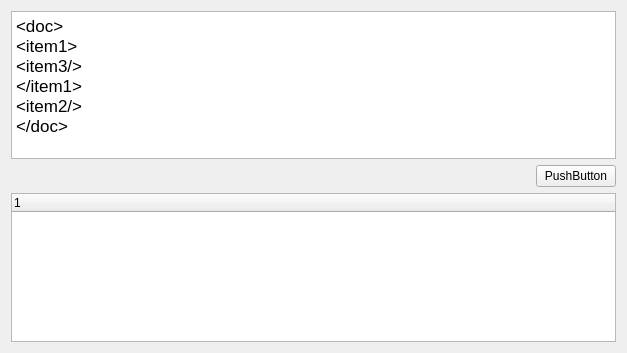
<?xml version="1.0" encoding="UTF-8"?>
<ui version="4.0">
 <class>MainWidget</class>
 <widget class="QWidget" name="MainWidget">
  <property name="geometry">
   <rect>
    <x>0</x>
    <y>0</y>
    <width>627</width>
    <height>353</height>
   </rect>
  </property>
  <property name="windowTitle">
   <string>MainWidget</string>
  </property>
  <layout class="QVBoxLayout" name="verticalLayout">
   <item>
    <widget class="QTextBrowser" name="textBrowser">
     <property name="readOnly">
      <bool>false</bool>
     </property>
     <property name="html">
      <string>&lt;!DOCTYPE HTML PUBLIC &quot;-//W3C//DTD HTML 4.0//EN&quot; &quot;http://www.w3.org/TR/REC-html40/strict.dtd&quot;&gt;
&lt;html&gt;&lt;head&gt;&lt;meta name=&quot;qrichtext&quot; content=&quot;1&quot; /&gt;&lt;style type=&quot;text/css&quot;&gt;
p, li { white-space: pre-wrap; }
&lt;/style&gt;&lt;/head&gt;&lt;body style=&quot; font-family:'.SF NS Text'; font-size:13pt; font-weight:400; font-style:normal;&quot;&gt;
&lt;p style=&quot; margin-top:0px; margin-bottom:0px; margin-left:0px; margin-right:0px; -qt-block-indent:0; text-indent:0px;&quot;&gt;&amp;lt;doc&amp;gt;&lt;/p&gt;
&lt;p style=&quot; margin-top:0px; margin-bottom:0px; margin-left:0px; margin-right:0px; -qt-block-indent:0; text-indent:0px;&quot;&gt;&amp;lt;item1&amp;gt;&lt;/p&gt;
&lt;p style=&quot; margin-top:0px; margin-bottom:0px; margin-left:0px; margin-right:0px; -qt-block-indent:0; text-indent:0px;&quot;&gt;&amp;lt;item3/&amp;gt;&lt;/p&gt;
&lt;p style=&quot; margin-top:0px; margin-bottom:0px; margin-left:0px; margin-right:0px; -qt-block-indent:0; text-indent:0px;&quot;&gt;&amp;lt;/item1&amp;gt;&lt;/p&gt;
&lt;p style=&quot; margin-top:0px; margin-bottom:0px; margin-left:0px; margin-right:0px; -qt-block-indent:0; text-indent:0px;&quot;&gt;&amp;lt;item2/&amp;gt;&lt;/p&gt;
&lt;p style=&quot; margin-top:0px; margin-bottom:0px; margin-left:0px; margin-right:0px; -qt-block-indent:0; text-indent:0px;&quot;&gt;&amp;lt;/doc&amp;gt;&lt;/p&gt;&lt;/body&gt;&lt;/html&gt;</string>
     </property>
    </widget>
   </item>
   <item>
    <layout class="QHBoxLayout" name="horizontalLayout">
     <item>
      <spacer name="horizontalSpacer">
       <property name="orientation">
        <enum>Qt::Horizontal</enum>
       </property>
       <property name="sizeHint" stdset="0">
        <size>
         <width>40</width>
         <height>20</height>
        </size>
       </property>
      </spacer>
     </item>
     <item>
      <widget class="QPushButton" name="pushButton">
       <property name="text">
        <string>PushButton</string>
       </property>
      </widget>
     </item>
    </layout>
   </item>
   <item>
    <widget class="QTreeWidget" name="treeWidget">
     <column>
      <property name="text">
       <string notr="true">1</string>
      </property>
     </column>
    </widget>
   </item>
  </layout>
 </widget>
 <resources/>
 <connections/>
</ui>
